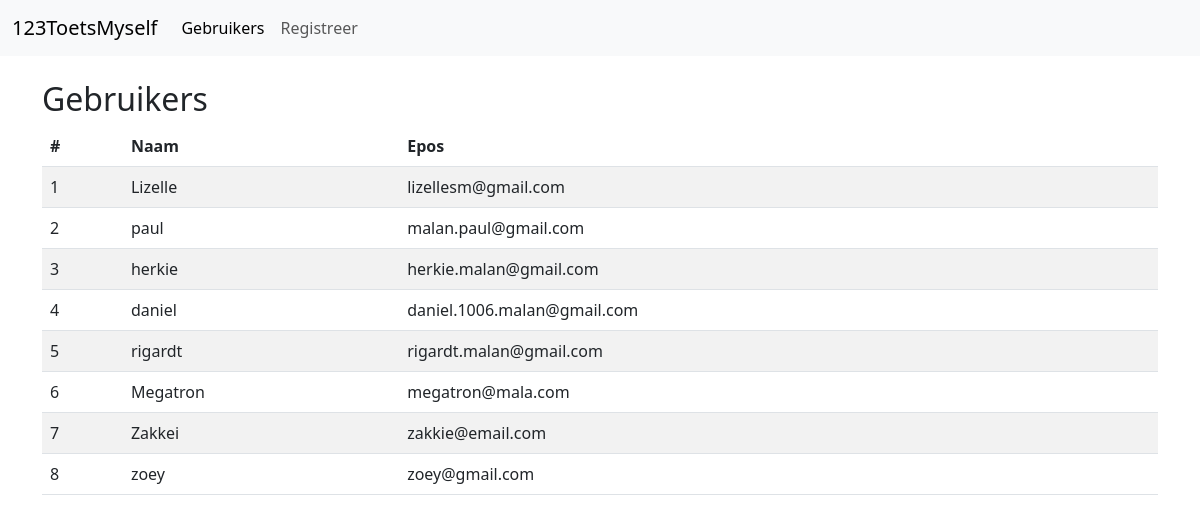
/user, run on the app's committed database.
### app.py (models this page shows)
class User(db.Model):
    id = db.Column(db.Integer, primary_key=True)
    name = db.Column(db.String(100), nullable=False)
    email = db.Column(db.String(100), unique=True, nullable=False)

### app.py (the view)
@app.route('/user')
def user():
    our_users = User.query.all()  # Fetch all users from the database
    return render_template('user.html', our_users=our_users)

### templates/user.html (shortened to what this page needs)
{% extends "base.html" %}
{% block content %}
    <h2 class="mt-4" >Gebruikers</h2>
    <table class="table table-striped table-hover">
        <thead>
            <tr>
              <th scope="col">#</th>
              <th scope="col">Naam</th>
              <th scope="col">Epos</th>
            </tr>
          </thead>
          <tbody>
            <tr>
            {% for user in our_users %}
              <td> {{user.id}}</td>
              <td>{{ user.name }}</td>
              <td>{{ user.email }}</td>
            </tr>
            {% endfor %}
    </table>
{% endblock %}

### templates/base.html (shortened to what this page needs)
<!DOCTYPE html>
<html lang="en">
<head>
    <link href="https://cdn.jsdelivr.net/npm/bootstrap@5.3.0/dist/css/bootstrap.min.css" rel="stylesheet">
</head>
<body>
    <nav class="navbar navbar-expand-lg bg-body-tertiary">
        <div class="container-fluid">
          <a class="navbar-brand" href="{{ url_for('home')}}">123ToetsMyself</a>
          <div class="collapse navbar-collapse" id="navbarNav">
            <ul class="navbar-nav">
              <li class="nav-item">
                <a class="nav-link active" aria-current="page" href="{{ url_for('user') }}">Gebruikers</a>
              </li>
              <li class="nav-item">
                <a class="nav-link" href="{{ url_for('register_user') }}">Registreer</a>
              </li>
            </ul>
          </div>
        </div>
    </nav>
    <div class="container mt-4">
        {% block content %}{% endblock %}
    </div>
</body>
</html>

### data on the page
User: id "1", name "Lizelle", email "lizellesm@gmail.com"
User: id "2", name "paul", email "malan.paul@gmail.com"
User: id "3", name "herkie", email "herkie.malan@gmail.com"
User: id "4", name "daniel", email "daniel.1006.malan@gmail.com"
User: id "5", name "rigardt", email "rigardt.malan@gmail.com"
User: id "6", name "Megatron", email "megatron@mala.com"
User: id "7", name "Zakkei", email "zakkie@email.com"
User: id "8", name "zoey", email "zoey@gmail.com"
